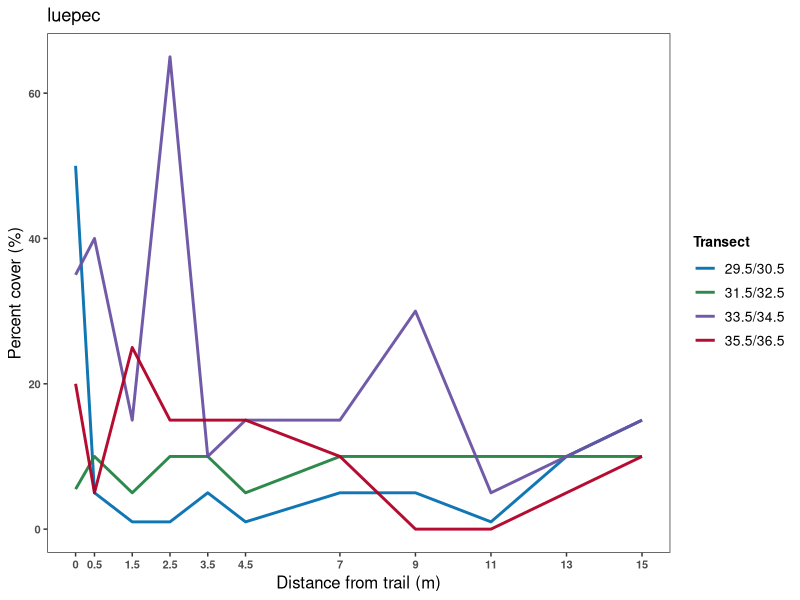
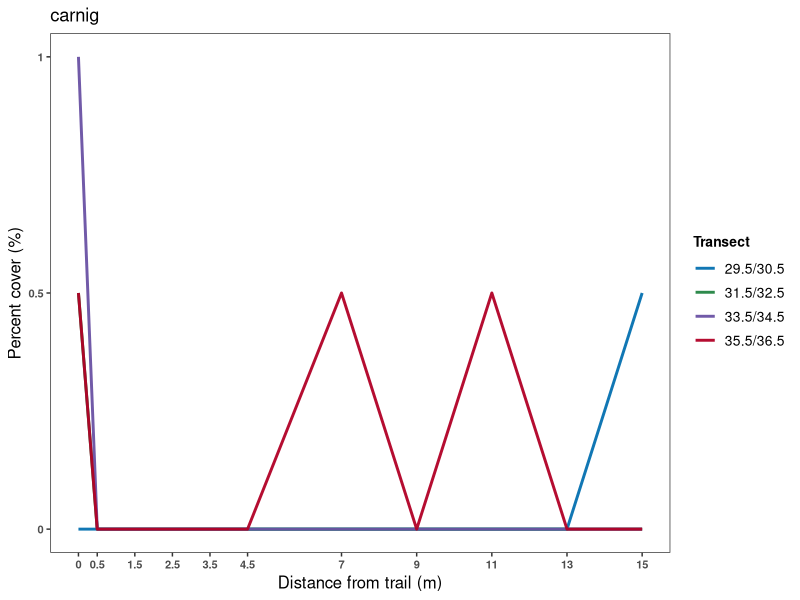
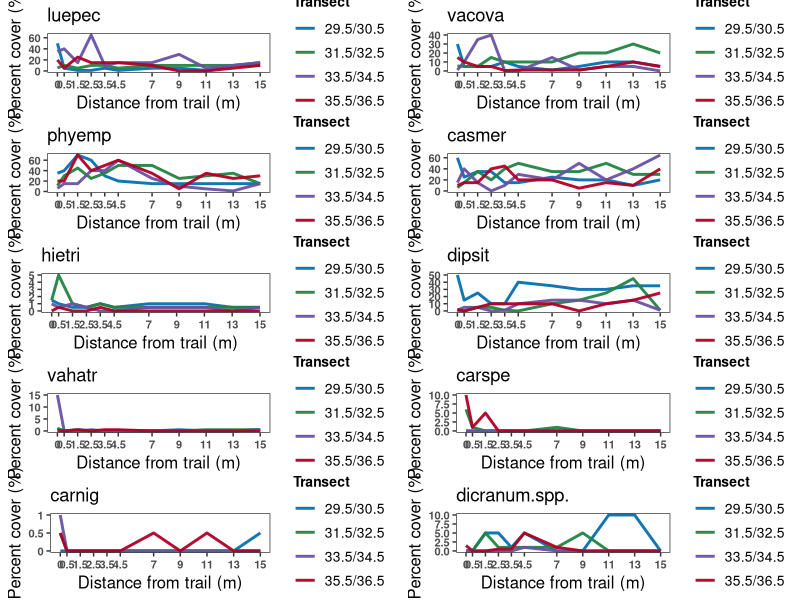
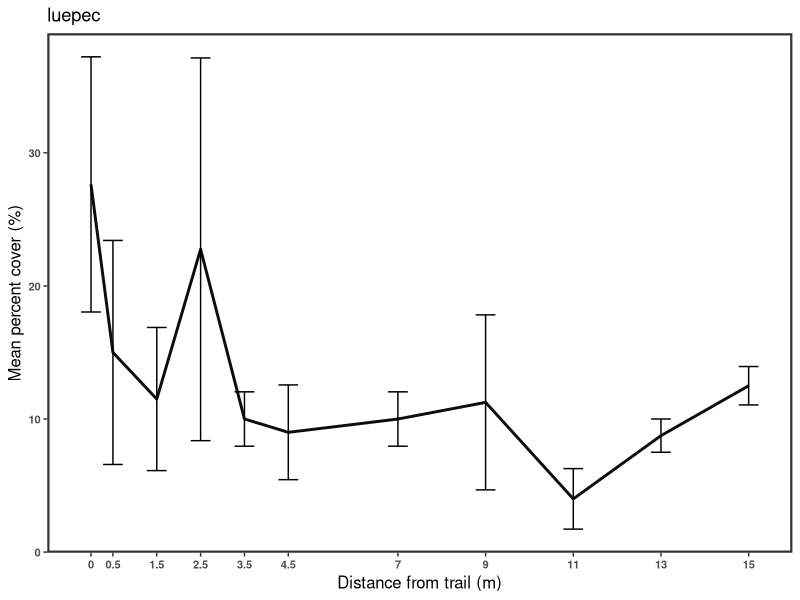
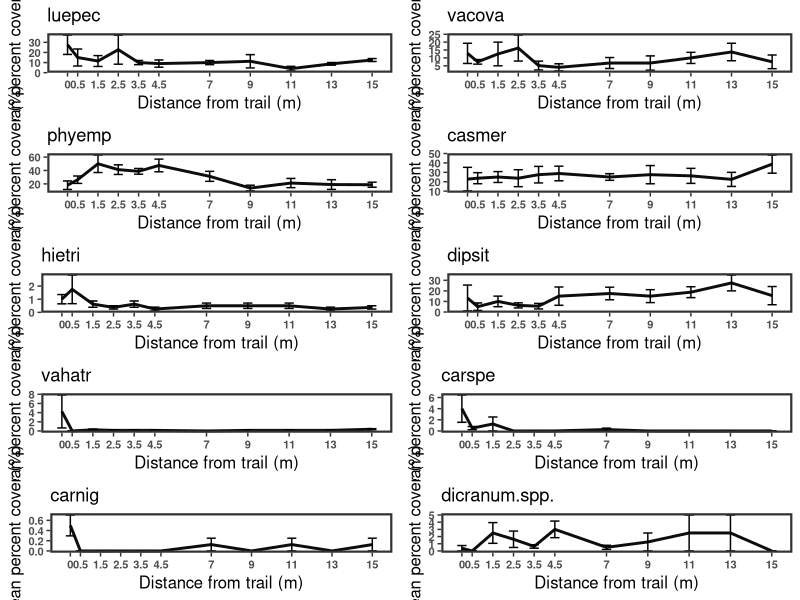

These charts were generated, in order, by the following R code:
####packages
library(dplyr)
library(tidyverse)
library(gridExtra)


####reading in data
raw_data_2025 <- read.csv(file = "data/nch-kay_trampling_data_2025_raw.csv", skip = 4, nrows = 121)

raw_data_2025[is.na(raw_data_2025)] <- 0 


####cleaning data,

raw_data_2025_clean <- raw_data_2025 %>% 
  pivot_longer(cols = antmed:cypto.crust.w.lichen.present,
               names_to = "species",
               values_to = "pct_cover") %>% 
  select("species", "transect.no",  "site.name", "pct_cover", "transect.code", "quad")


####filtering for only perpendicular transects, calculating distance from trail

raw_data_2025_perp <- raw_data_2025_clean %>% 
  filter(transect.no %in% c(29.5, 30.5, 31.5, 32.5, 33.5, 34.5, 35.5, 36.5)) %>% 
  mutate(dist_to_trail = case_when(
    transect.no %in% c(29.5, 31.5, 33.5, 35.5) ~ quad - 0.5,
    transect.no %in% c(30.5, 32.5, 34.5, 36.5) ~ 2 * quad + 5
  )
  )


####filtering for 2 plots on near-trail parallel transects closest to perpendicular transects, adding together to get 1m^2 coverage, setting distance to trail equal to 0

raw_data_2025_par <- raw_data_2025_clean %>% 
  filter(transect.no %in% c(29, 31, 33, 35),
         quad %in% c(1, 2)) %>% 
  group_by(species, transect.no) %>% 
  summarise(site.name = unique(site.name),
            pct_cover = sum(pct_cover),
            transect.code = case_when(
              unique(transect.code) == "HC-29" ~ "HC-P-29.5",
              unique(transect.code) == "HC-31" ~ "HC-P-31.5",
              unique(transect.code) == "HC-33" ~ "HC-P-33.5",
              unique(transect.code) == "HC-35" ~ "HC-P-35.5" 
            ),
            quad = 0,
            dist_to_trail = 0)


####calculating mean percent cover

pooled_data_2025_perp <- raw_data_2025_perp %>% 
  group_by(species, dist_to_trail) %>% 
  summarise(mean_pct_cover = mean(pct_cover),
            se_pct_cover = sd(pct_cover)/sqrt(4),
            dist_to_trail = unique(dist_to_trail))



pooled_data_2025_par <- raw_data_2025_par %>% 
  group_by(species) %>% 
  summarise(dist_to_trail = 0,
            mean_pct_cover = mean(pct_cover),
            se_pct_cover = sd(pct_cover)/sqrt(4))


####combining dataframes of perpendicular and parallel to get 0 - 15.5m coverage

# combine by row
raw_data_2025_comb <- rbind(raw_data_2025_par, raw_data_2025_perp)

pooled_data_2025_comb <- rbind(pooled_data_2025_par, pooled_data_2025_perp)

# update ID column
raw_data_2025_comb$ID <- 1:nrow(raw_data_2025_comb) 

pooled_data_2025_comb$ID <- 1:nrow(pooled_data_2025_comb)

#combining transect codes to make lines continuous
raw_data_2025_comb <- raw_data_2025_comb %>% 
  mutate(transect.code = case_when(
    transect.code %in% c("HC-P-29.5", "HC-P-30.5") ~ "HC-P-29.5/30.5",
    transect.code %in% c("HC-P-31.5", "HC-P-32.5") ~ "HC-P-31.5/32.5",
    transect.code %in% c("HC-P-33.5", "HC-P-34.5") ~ "HC-P-33.5/34.5",
    transect.code %in% c("HC-P-35.5", "HC-P-36.5") ~ "HC-P-35.5/36.5"
  ))




####visualizations####

sp_list <- c("luepec", "vacova", "phyemp", "casmer","hietri", "dipsit", "vahatr", "carspe", "carnig", "dicranum.spp.")   #list of species to show in visualizations

for (i in sp_list){     #loops through list, creates a visualization for each species, assigns it to an object called each species' code
  assign(i,
         ggplot(data = filter(raw_data_2025_comb, species == i), 
                aes(x = dist_to_trail, y = pct_cover, colour = transect.code)) +
           geom_line(linewidth = 1, alpha = 0.95) +
           scale_colour_manual(values = c("HC-P-29.5/30.5" = "#0570b0", "HC-P-31.5/32.5" = "#238443", "HC-P-33.5/34.5" = "#6a51a3", "HC-P-35.5/36.5" = "#b10026"),
                               labels = c("29.5/30.5", "31.5/32.5", "33.5/34.5", "35.5/36.5")) +
           scale_x_continuous(breaks = c(0, 0.5, 1.5, 2.5, 3.5, 4.5, 7, 9, 11, 13, 15),
                              labels = c(0, 0.5, 1.5, 2.5, 3.5, 4.5, 7, 9, 11, 13, 15))+
           labs(x = "Distance from trail (m)",
                y = "Percent cover (%)",
                color = "Transect",
                title = i) +
           theme_bw() +
           theme(axis.title.x = element_text(size = 12),
                 axis.title.y = element_text(size = 12),
                 axis.text = element_text(face = "bold", size = 8),
                 legend.title = element_text(face = "bold", size = 10),
                 legend.text = element_text(size = 10),
                 panel.grid = element_blank())
  )
}
luepec

carnig <- carnig +
  scale_y_continuous(breaks = c(0, 0.50, 1.00),
                     labels = c(0, 0.5, 1))
carnig





raw_pct_cover_transects_panel <- grid.arrange(luepec, vacova, phyemp, casmer, hietri, dipsit, vahatr, carspe, carnig, dicranum.spp.,
             nrow = 5)

ggsave(filename = "raw_pct_cover_transects_panel.png", 
       plot = raw_pct_cover_transects_panel,
       path = "figure",
       width = 12,
       height = 10)


for (i in sp_list){   #same as above, for pooled data this time
  assign(paste(i, "1"),
         ggplot(data = filter(pooled_data_2025_comb, species == i), 
                aes(x = dist_to_trail, y = mean_pct_cover)) +
           geom_line(linewidth = 1, alpha = 0.95) +
           geom_errorbar(aes(ymax = mean_pct_cover + se_pct_cover, 
                             ymin = mean_pct_cover - se_pct_cover)) +
           scale_x_continuous(breaks = c(0, 0.5, 1.5, 2.5, 3.5, 4.5, 7, 9, 11, 13, 15),
                              labels = c(0, 0.5, 1.5, 2.5, 3.5, 4.5, 7, 9, 11, 13, 15))+
           labs(x = "Distance from trail (m)",
                y = "Mean percent cover (%)",
                title = i) +
           theme_bw() +
           theme(axis.title.x = element_text(size = 12),
                 axis.title.y = element_text(size = 12),
                 axis.text = element_text(face = "bold", size = 8),
                 legend.title = element_text(face = "bold", size = 10),
                 legend.text = element_text(size = 10),
                 panel.grid = element_blank(),
                 panel.border = element_rect(size = 1.5)))
}


`luepec 1`



pooled_pct_cover_panel <- grid.arrange(`luepec 1`, `vacova 1`, `phyemp 1`, `casmer 1`, `hietri 1`, 
             `dipsit 1`, `vahatr 1`, `carspe 1`, `carnig 1`, `dicranum.spp. 1`,
             nrow = 5)

ggsave(filename = "pooled_pct_cover_panel.png", 
       plot = pooled_pct_cover_panel,
       path = "figure",
       width = 12,
       height = 10)
